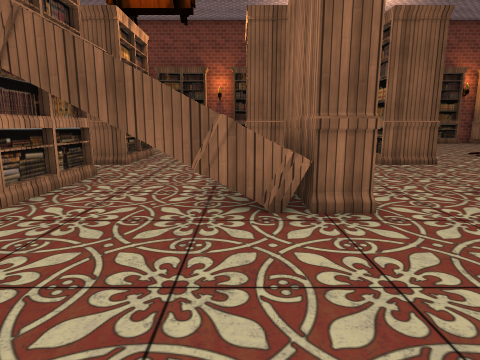
[1] (above)

21 first-person views from a walk through a scene from a Unity 3-D project. The camera is 1.2 m above the floor, tilts 10° down and sees 75° across. The floor is counted in squares, 1 m on a side. Each view is taken from the middle of a square. On the plan, view 1 faces up. The plan holds only what a view shows up to about 13 squares ahead; the rest is blank. The player is left out. Door leaves are left out, so doorways stand open. Some surface patterns are stand-ins.

[2]
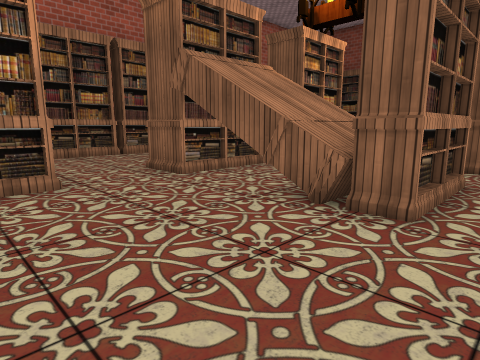

[3]
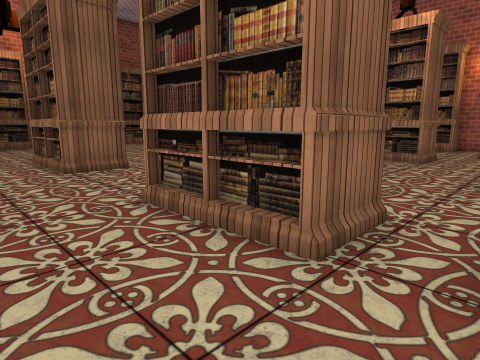

[4]
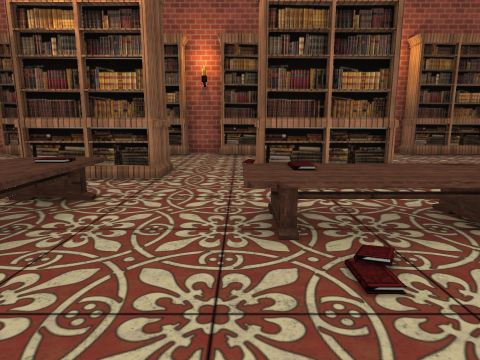

[5]
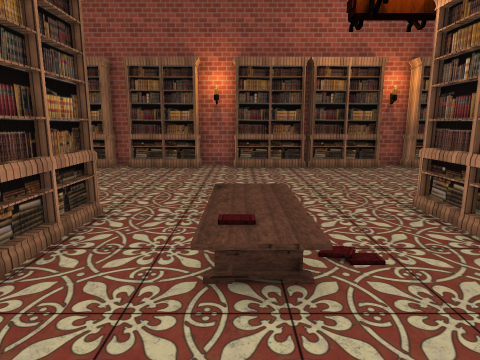

[6]
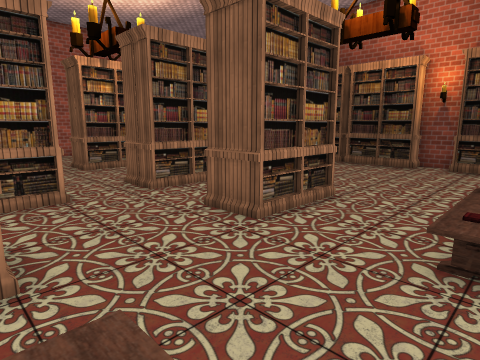

[7]
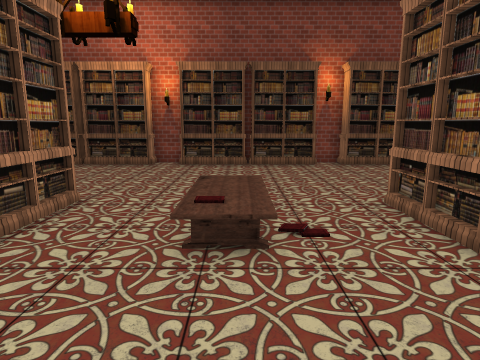

[8]
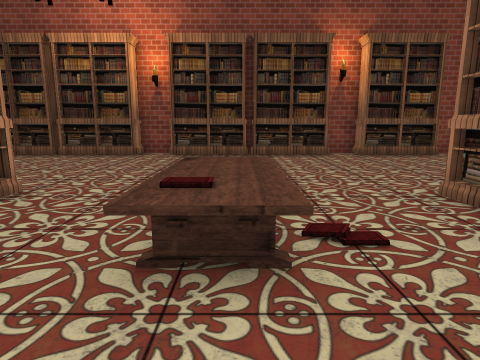

[9]
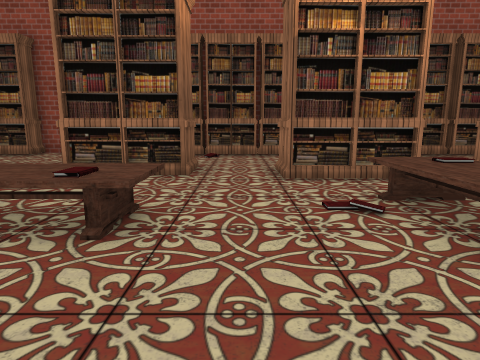

[10]
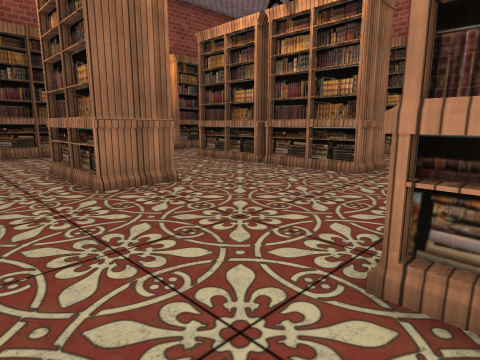

[11]
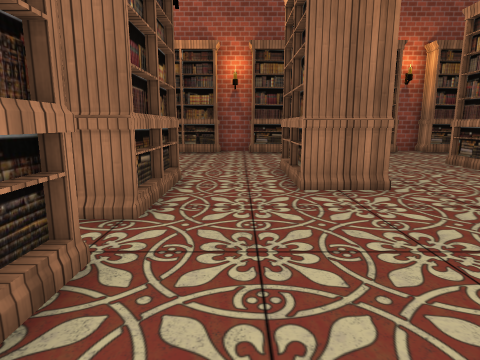

[12]
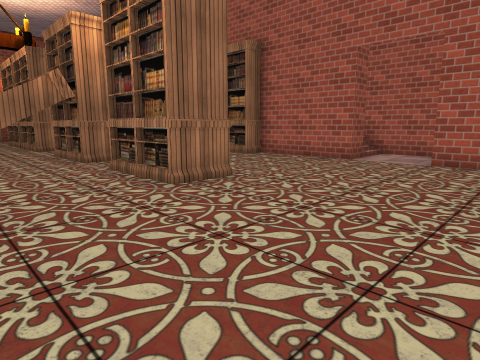

[13]
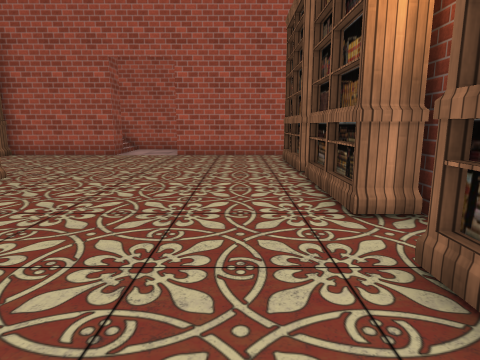

[14]
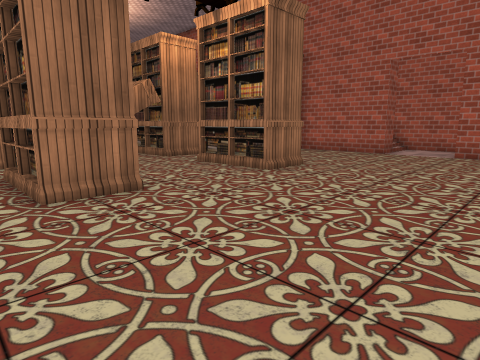

[15]
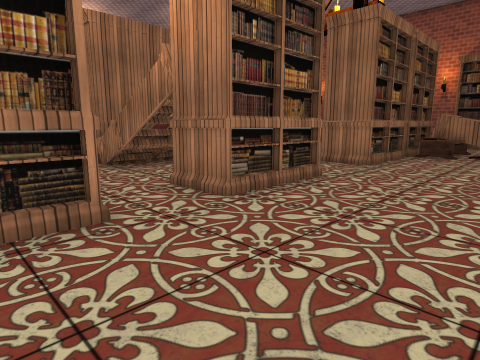

[16]
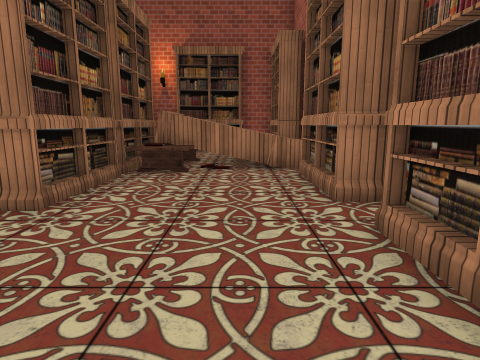

[17]
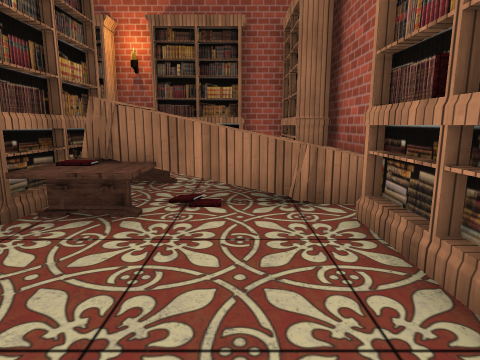

[18]
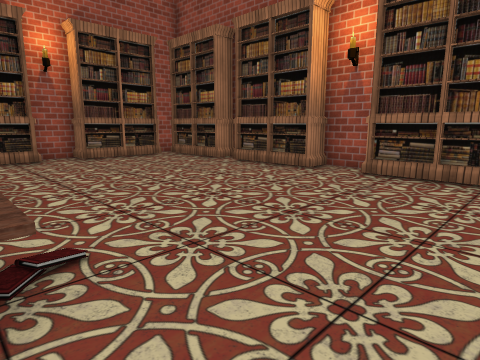

[19]
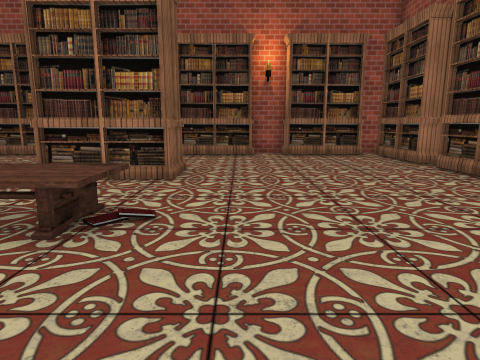

[20]
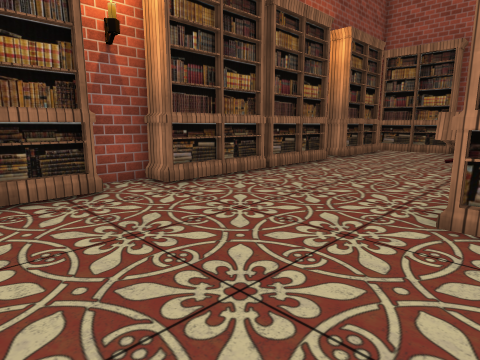

[21]
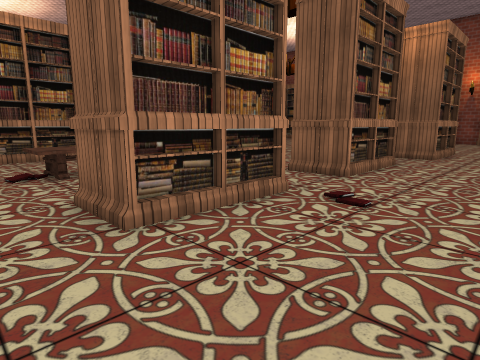

### Floor plan
Points are (right, up) in squares from view 1. A wall is a line through its corners. A room is listed if a view was taken in it or the views show most of it. See-through windows are left out.
Room 1 (views 1, 2, 3, 4, 5, 6, 7, 8, 9, 10, 11, 12, 13, 14, 15, 16, 17, 18, 19, 20, 21)
walls: (2.4, -9.5) (3.8, -9.5); (-1.9, 20.5) (-2.4, 20.5); (10.5, -9.5) (12, -9.5); (-11.5, 13) (-10.5, 13) (-10.5, 8.8); (-10.5, -4.1) (-10.5, -7.4); (19.5, -5) (19.5, -3.6); (-13.5, 14.9) (-13.5, 12.6); (-10.5, 19.9) (-10.5, 15.5); (-9.6, -9.5) (-8, -9.5)
low walls: (10.6, 9.1) (9.1, 9.1) (9.1, 10.5); (10, 10.5) (10, 11.1)
ways out: open door at (-10, 14)
objects: bookshelf (-10, -9) to (-10, -7); bookshelf (-10, -6) to (-6, -3); bookshelf (-10, -2); other object (-10, -1); bookshelf (-10, 0) to (-10, 1); bookshelf (-10, 2) to (-10, 5); bookshelf (-10, 6) to (-10, 9); bookshelf (-9, 20) to (-6, 20); bookshelf (-8, -9) to (-5, -9); other object (-6, -2); bookshelf (-5, -5) to (-4, -2); bookshelf (-5, -1) to (-4, 1); bookshelf (-5, 5) to (-4, 7); bookshelf (-5, 10) to (-4, 12); bookshelf (-5, 20) to (-2, 20); bookshelf (-4, -9) to (-2, -9); bookshelf (-2, 4) to (2, 7); bookshelf (-1, -9) to (2, -9); bookshelf (0, -4) to (2, -1); bookshelf (0, 10) to (2, 12); bookshelf (0, 20) to (2, 20); bookshelf (3, 20) to (6, 20); bookshelf (4, -9) to (6, -9); bookshelf (5, -2) to (6, 1); bookshelf (5, 3) to (6, 5); bookshelf (5, 10) to (6, 12); bookshelf (7, -9) to (10, -9); bookshelf (7, 20) to (9, 20); other object (10, 2); other object (10, 10); bookshelf (10, 20) to (13, 20); other object (11, 6); bookshelf (12, -9) to (15, -9); bookshelf (13, -1) to (14, 1); bookshelf (13, 4) to (14, 7); bookshelf (14, 10) to (15, 12); bookshelf (15, 20) to (18, 20); bookshelf (16, -9) to (19, -9); bookshelf (19, -8) to (19, -5); bookshelf (19, -3) to (19, -1); bookshelf (19, 0) to (19, 3); bookshelf (19, 4) to (19, 8); bookshelf (19, 9) to (19, 11); bookshelf (19, 17) to (19, 19)

Where each view was taken, in squares from view 1:
view 1: 0 up, 0 right, facing up
view 2: 0 up, 3 right, facing up-left
view 3: 1 up, 2 right, facing up-right
view 4: 2 up, 6 right, facing right
view 5: 5 up, 10 right, facing down
view 6: 5 up, 10 right, facing up-left
view 7: 5 up, 10 right, facing up
view 8: 7 up, 10 right, facing up
view 9: 8 up, 6 right, facing right
view 10: 5 up, 4 right, facing down-left
view 11: 5 up, 3 right, facing down
view 12: 18 up, 0 right, facing down-left
view 13: 18 up, 2 right, facing left
view 14: 18 up, 3 right, facing down-left
view 15: 11 up, 9 left, facing down-right
view 16: 6 up, 8 left, facing down
view 17: 2 up, 8 left, facing down
view 18: 1 down, 7 right, facing down-right
view 19: 3 down, 6 right, facing right
view 20: 3 down, 6 right, facing down-left
view 21: 3 down, 18 right, facing up-left
